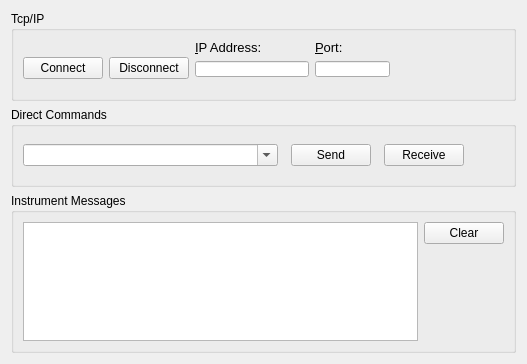
<?xml version="1.0" encoding="UTF-8"?>
<ui version="4.0">
 <class>SetupTab</class>
 <widget class="QWidget" name="SetupTab">
  <property name="geometry">
   <rect>
    <x>0</x>
    <y>0</y>
    <width>527</width>
    <height>364</height>
   </rect>
  </property>
  <property name="windowTitle">
   <string>Form</string>
  </property>
  <layout class="QVBoxLayout" name="verticalLayout_2">
   <item>
    <widget class="QGroupBox" name="gbTcpIp">
     <property name="sizePolicy">
      <sizepolicy hsizetype="Expanding" vsizetype="Fixed">
       <horstretch>0</horstretch>
       <verstretch>0</verstretch>
      </sizepolicy>
     </property>
     <property name="minimumSize">
      <size>
       <width>0</width>
       <height>90</height>
      </size>
     </property>
     <property name="title">
      <string>Tcp/IP</string>
     </property>
     <layout class="QVBoxLayout" name="loVertInstMsgs">
      <item>
       <layout class="QHBoxLayout" name="loTcpIpGroup">
        <item>
         <layout class="QHBoxLayout" name="loConnect">
          <property name="topMargin">
           <number>7</number>
          </property>
          <item>
           <widget class="QPushButton" name="btnConnect">
            <property name="text">
             <string>Connect</string>
            </property>
            <property name="icon">
             <iconset resource="../VfpResources.qrc">
              <normaloff>:/root/Images/connect.png</normaloff>:/root/Images/connect.png</iconset>
            </property>
           </widget>
          </item>
          <item>
           <widget class="QPushButton" name="btnDisconnect">
            <property name="text">
             <string>Disconnect</string>
            </property>
            <property name="icon">
             <iconset resource="../VfpResources.qrc">
              <normaloff>:/root/Images/StopRed16.png</normaloff>:/root/Images/StopRed16.png</iconset>
            </property>
           </widget>
          </item>
         </layout>
        </item>
        <item>
         <layout class="QVBoxLayout" name="loIpAddress">
          <property name="bottomMargin">
           <number>12</number>
          </property>
          <item>
           <widget class="QLabel" name="lblIpAddress">
            <property name="font">
             <font>
              <pointsize>10</pointsize>
             </font>
            </property>
            <property name="text">
             <string>&amp;IP Address:</string>
            </property>
            <property name="buddy">
             <cstring>editIpAddress</cstring>
            </property>
           </widget>
          </item>
          <item>
           <widget class="QLineEdit" name="editIpAddress"/>
          </item>
         </layout>
        </item>
        <item>
         <layout class="QVBoxLayout" name="loPort">
          <property name="bottomMargin">
           <number>12</number>
          </property>
          <item>
           <widget class="QLabel" name="lblPort">
            <property name="font">
             <font>
              <pointsize>10</pointsize>
             </font>
            </property>
            <property name="text">
             <string>&amp;Port:</string>
            </property>
            <property name="buddy">
             <cstring>editPort</cstring>
            </property>
           </widget>
          </item>
          <item>
           <widget class="QLineEdit" name="editPort">
            <property name="maximumSize">
             <size>
              <width>75</width>
              <height>16777215</height>
             </size>
            </property>
           </widget>
          </item>
         </layout>
        </item>
        <item>
         <spacer name="horizontalSpacer">
          <property name="orientation">
           <enum>Qt::Horizontal</enum>
          </property>
          <property name="sizeHint" stdset="0">
           <size>
            <width>40</width>
            <height>20</height>
           </size>
          </property>
         </spacer>
        </item>
       </layout>
      </item>
     </layout>
    </widget>
   </item>
   <item>
    <widget class="QGroupBox" name="gbDirectCommands">
     <property name="sizePolicy">
      <sizepolicy hsizetype="Expanding" vsizetype="Minimum">
       <horstretch>0</horstretch>
       <verstretch>0</verstretch>
      </sizepolicy>
     </property>
     <property name="minimumSize">
      <size>
       <width>0</width>
       <height>80</height>
      </size>
     </property>
     <property name="title">
      <string>Direct Commands</string>
     </property>
     <layout class="QVBoxLayout" name="loVertTcpIp">
      <item>
       <layout class="QHBoxLayout" name="horizontalLayout">
        <property name="spacing">
         <number>0</number>
        </property>
        <item>
         <widget class="QComboBox" name="cmbCommands">
          <property name="sizePolicy">
           <sizepolicy hsizetype="Expanding" vsizetype="Fixed">
            <horstretch>1</horstretch>
            <verstretch>1</verstretch>
           </sizepolicy>
          </property>
          <property name="editable">
           <bool>true</bool>
          </property>
         </widget>
        </item>
        <item>
         <spacer name="horizontalSpacer_2">
          <property name="orientation">
           <enum>Qt::Horizontal</enum>
          </property>
          <property name="sizeType">
           <enum>QSizePolicy::Minimum</enum>
          </property>
          <property name="sizeHint" stdset="0">
           <size>
            <width>13</width>
            <height>20</height>
           </size>
          </property>
         </spacer>
        </item>
        <item>
         <widget class="QPushButton" name="btnSend">
          <property name="text">
           <string>Send</string>
          </property>
          <property name="icon">
           <iconset resource="../VfpResources.qrc">
            <normaloff>:/root/Images/Send.png</normaloff>:/root/Images/Send.png</iconset>
          </property>
         </widget>
        </item>
        <item>
         <spacer name="horizontalSpacer_3">
          <property name="orientation">
           <enum>Qt::Horizontal</enum>
          </property>
          <property name="sizeType">
           <enum>QSizePolicy::Minimum</enum>
          </property>
          <property name="sizeHint" stdset="0">
           <size>
            <width>13</width>
            <height>20</height>
           </size>
          </property>
         </spacer>
        </item>
        <item>
         <widget class="QPushButton" name="btnReceive">
          <property name="text">
           <string>Receive</string>
          </property>
          <property name="icon">
           <iconset resource="../VfpResources.qrc">
            <normaloff>:/root/Images/Receive.png</normaloff>:/root/Images/Receive.png</iconset>
          </property>
         </widget>
        </item>
        <item>
         <spacer name="horizontalSpacer_4">
          <property name="orientation">
           <enum>Qt::Horizontal</enum>
          </property>
          <property name="sizeType">
           <enum>QSizePolicy::Fixed</enum>
          </property>
          <property name="sizeHint" stdset="0">
           <size>
            <width>40</width>
            <height>20</height>
           </size>
          </property>
         </spacer>
        </item>
       </layout>
      </item>
     </layout>
    </widget>
   </item>
   <item>
    <widget class="QGroupBox" name="gbInstMsgs">
     <property name="sizePolicy">
      <sizepolicy hsizetype="Expanding" vsizetype="Expanding">
       <horstretch>0</horstretch>
       <verstretch>0</verstretch>
      </sizepolicy>
     </property>
     <property name="title">
      <string>Instrument Messages</string>
     </property>
     <layout class="QVBoxLayout" name="loVertDirectCmds">
      <item>
       <layout class="QHBoxLayout" name="horizontalLayout_2">
        <item>
         <widget class="QTextEdit" name="editInstMsgs">
          <property name="sizePolicy">
           <sizepolicy hsizetype="Expanding" vsizetype="Expanding">
            <horstretch>0</horstretch>
            <verstretch>0</verstretch>
           </sizepolicy>
          </property>
          <property name="minimumSize">
           <size>
            <width>0</width>
            <height>0</height>
           </size>
          </property>
          <property name="readOnly">
           <bool>true</bool>
          </property>
         </widget>
        </item>
        <item alignment="Qt::AlignTop">
         <widget class="QPushButton" name="btnClear">
          <property name="text">
           <string>Clear</string>
          </property>
          <property name="icon">
           <iconset resource="../VfpResources.qrc">
            <normaloff>:/root/Images/Clear32.png</normaloff>:/root/Images/Clear32.png</iconset>
          </property>
         </widget>
        </item>
       </layout>
      </item>
     </layout>
    </widget>
   </item>
  </layout>
 </widget>
 <tabstops>
  <tabstop>btnConnect</tabstop>
  <tabstop>btnDisconnect</tabstop>
  <tabstop>editIpAddress</tabstop>
  <tabstop>editPort</tabstop>
  <tabstop>cmbCommands</tabstop>
  <tabstop>btnSend</tabstop>
  <tabstop>btnReceive</tabstop>
  <tabstop>editInstMsgs</tabstop>
  <tabstop>btnClear</tabstop>
 </tabstops>
 <resources>
  <include location="../VfpResources.qrc"/>
 </resources>
 <connections/>
</ui>
